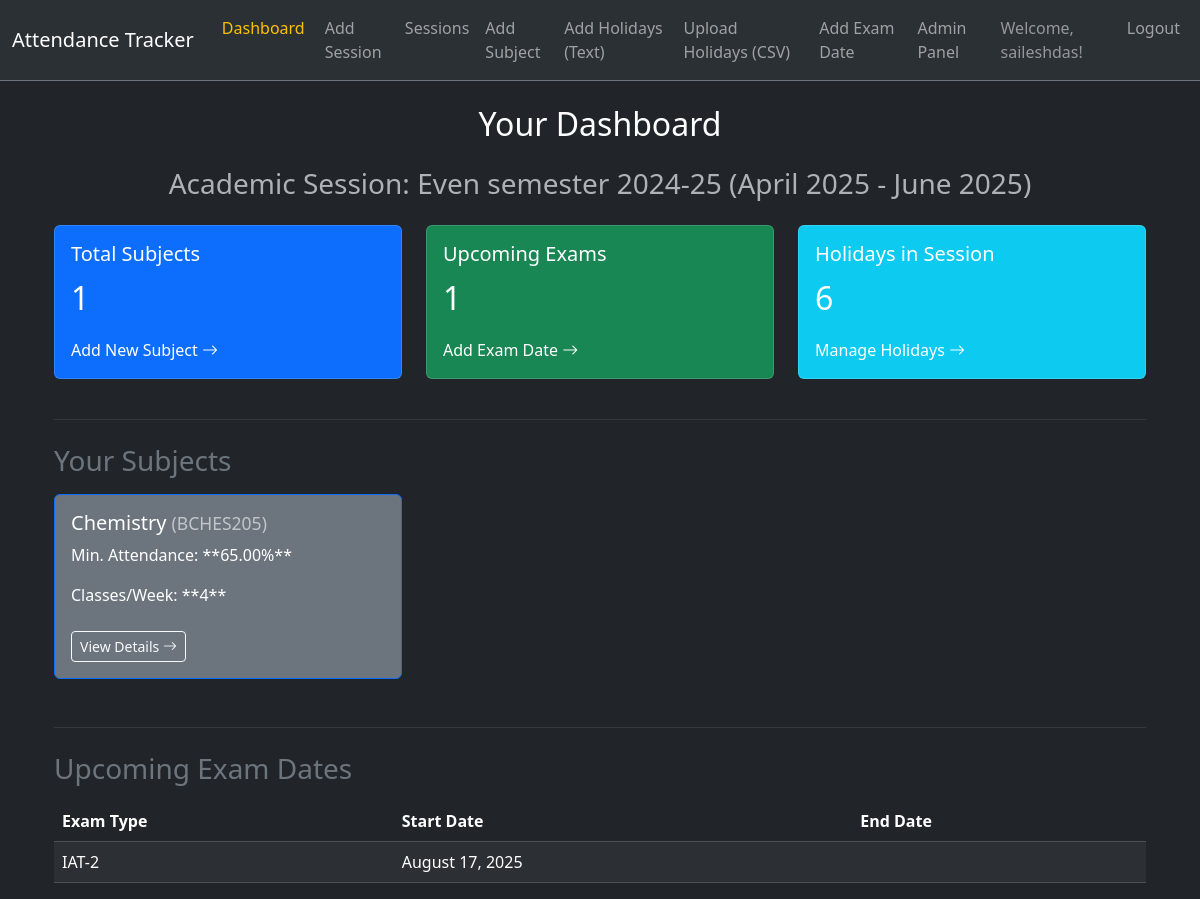
The app's page / (signed in), older data.
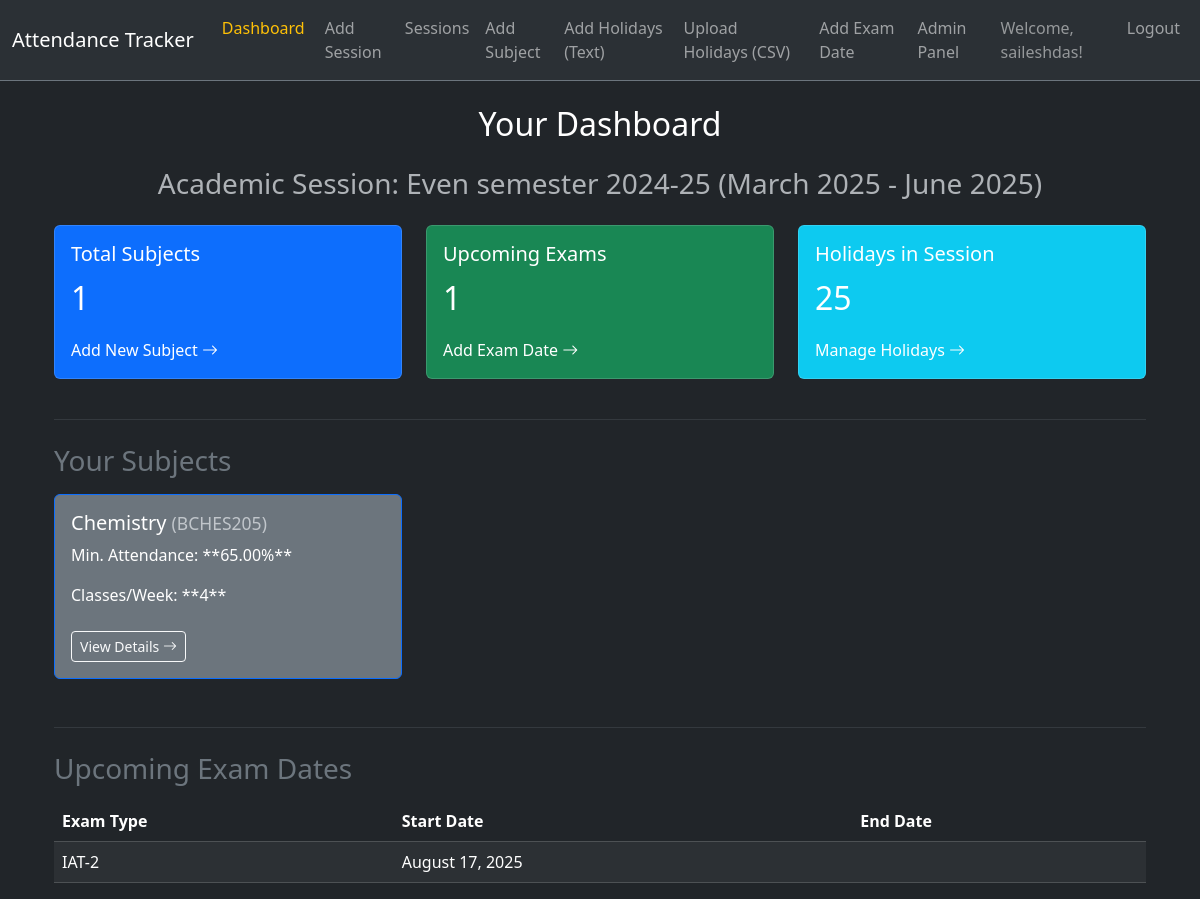
The same page, newer data.
### attendance/models.py (models this page shows, shortened)
class AcademicSession(models.Model):
    user = models.ForeignKey(User, on_delete=models.CASCADE, related_name='academic_sessions')
    name = models.CharField(max_length=100, help_text="e.g., Odd Semester 2024-2025")
    start_date = models.DateField()
    end_date = models.DateField()
    is_current = models.BooleanField(default=False, help_text="Is this the active session for the user?")
    class Meta:
        unique_together = ('user', 'is_current')
        constraints = [
            models.UniqueConstraint(fields=['user'], condition=models.Q(is_current=True), name='unique_current_session')
        ]

### attendance/views.py (the view)
# urls.py: path('', views.dashboard_view, name='dashboard'),
@login_required
def dashboard_view(request):
    current_session = None
    try:
        current_session = AcademicSession.objects.get(user=request.user, is_current=True)
    except AcademicSession.DoesNotExist:
        messages.info(request, "Please set up your current academic session to get started.")
        return redirect('add_academic_session')
    subjects = Subject.objects.filter(session=current_session).order_by('name')
    context = {
        'current_session': current_session,
        'subjects': subjects,
        'exam_dates': ExamDate.objects.filter(session=current_session).order_by('start_date'),
    }
    return render(request, 'attendance/dashboard.html', context)

### attendance/templates/attendance/dashboard.html (shortened to what the changed rows need)
{% extends "base.html" %}
{% block content %}
<div class="container mt-4">
    <h2 class="mb-4 text-center">Your Dashboard</h2>
    {% if not current_session %}
        <div class="alert alert-warning text-center" role="alert">
            <h4 class="alert-heading">No Current Academic Session Set!</h4>
            <p>It looks like you haven't set up a current academic session yet. This is essential to track subjects, attendance, and exams.</p>
            <hr>
            <p class="mb-0">Please <a href="{% url 'add_academic_session' %}" class="alert-link">add a new session</a> or <a href="{% url 'academic_session_list' %}" class="alert-link">select an existing one</a> and mark it as current to get started.</p>
        </div>
    {% else %}
        <h3 class="mb-4 text-center text-muted">Academic Session: {{ current_session.name }} ({{ current_session.start_date|date:"F Y" }} - {{ current_session.end_date|date:"F Y" }})</h3>
        <div class="row mb-4">
            <div class="col-md-4">
                <div class="card text-white bg-primary mb-3">
                    <div class="card-body">
                        <h5 class="card-title">Total Subjects</h5>
                        <p class="card-text fs-2">{{ subjects|length }}</p>
                        <a href="{% url 'add_subject' session_pk=current_session.pk %}" class="card-link text-white text-decoration-none">Add New Subject <i class="bi bi-arrow-right"></i></a>
                    </div>
                </div>
            </div>
            <div class="col-md-4">
                <div class="card text-white bg-success mb-3">
                    <div class="card-body">
                        <h5 class="card-title">Upcoming Exams</h5>
                        <p class="card-text fs-2">{{ exam_dates|length }}</p>
                        <a href="{% url 'add_exam_date' session_pk=current_session.pk %}" class="card-link text-white text-decoration-none">Add Exam Date <i class="bi bi-arrow-right"></i></a>
                    </div>
                </div>
            </div>
            <div class="col-md-4">
                <div class="card text-white bg-info mb-3">
                    <div class="card-body">
                        <h5 class="card-title">Holidays in Session</h5>
                        <p class="card-text fs-2">{{ current_session.holidays.count }}</p>
                        <a href="{% url 'bulk_add_holidays' %}" class="card-link text-white text-decoration-none">Manage Holidays <i class="bi bi-arrow-right"></i></a>
                    </div>
                </div>
            </div>
        </div>
        <hr class="border-secondary my-4">
        <h3 class="mb-3 text-secondary">Your Subjects</h3>
        {% if subjects %}
            <div class="row">
                {% for subject in subjects %}
                    <div class="col-md-6 col-lg-4 mb-4">
                        <div class="card h-100 bg-secondary text-white border-primary">
                            <div class="card-body">
                                <h5 class="card-title">{{ subject.name }} <small class="text-muted">({{ subject.code }})</small></h5>
                                <p class="card-text">Min. Attendance: **{{ subject.minimum_attendance_percentage }}%**</p>
                                <p class="card-text">Classes/Week: **{{ subject.classes_per_week }}**</p>
                                <a href="{% url 'subject_detail' pk=subject.pk %}" class="btn btn-outline-light btn-sm mt-2">View Details <i class="bi bi-arrow-right"></i></a>
                            </div>
                        </div>
                    </div>
                {% endfor %}
            </div>
        {% else %}
            <div class="alert alert-info text-center" role="alert">
                No subjects added for this session yet. <a href="{% url 'add_subject' session_pk=current_session.pk %}" class="alert-link">Add your first subject!</a>
            </div>
        {% endif %}
        <hr class="border-secondary my-4">
        <h3 class="mb-3 text-secondary">Upcoming Exam Dates</h3>
        {% if exam_dates %}
            <div class="table-responsive">
                <table class="table table-dark table-striped table-hover">
                    <thead>
                        <tr>
                            <th>Exam Type</th>
                            <th>Start Date</th>
                            <th>End Date</th>
                        </tr>
                    </thead>
                    <tbody>
                        {% for exam in exam_dates %}
                            <tr>
                                <td>{{ exam.exam_type }}</td>
                                <td>{{ exam.start_date|date:"F j, Y" }}</td>
                                <td>{{ exam.end_date|date:"F j, Y" }}</td>
                            </tr>
                        {% endfor %}
                    </tbody>
                </table>
            </div>
        {% else %}
            <div class="alert alert-info text-center" role="alert">
                No exam dates set for this session yet. <a href="{% url 'add_exam_date' session_pk=current_session.pk %}" class="alert-link">Add exam dates!</a>
            </div>
        {% endif %}
    {% endif %}
</div>
{% endblock %}

Row changes from the older to the newer data that the page shows:
changed AcademicSession: start_date "April 2025" → "March 2025"; holidays.count "6" → "25"
